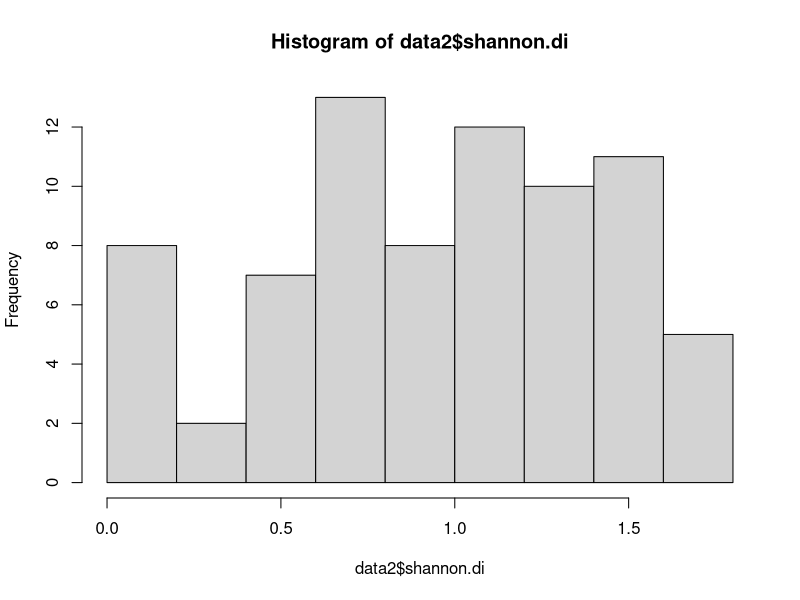
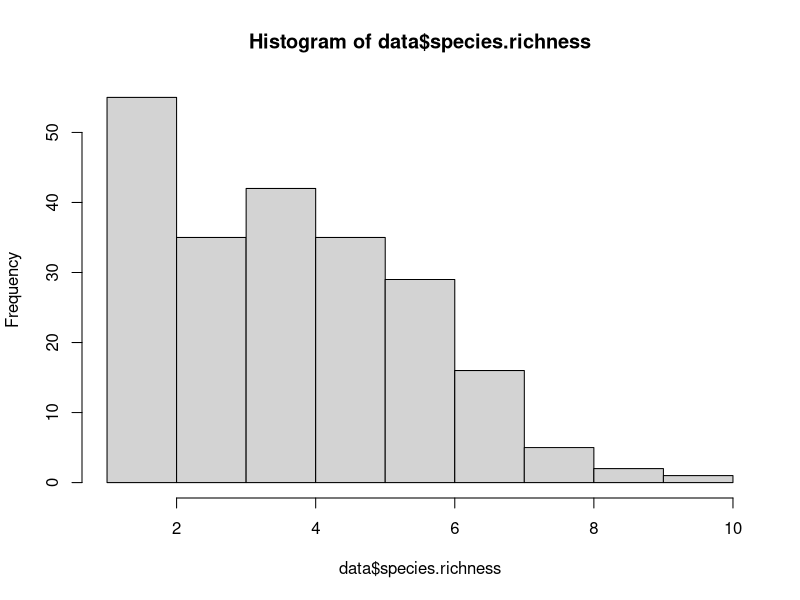
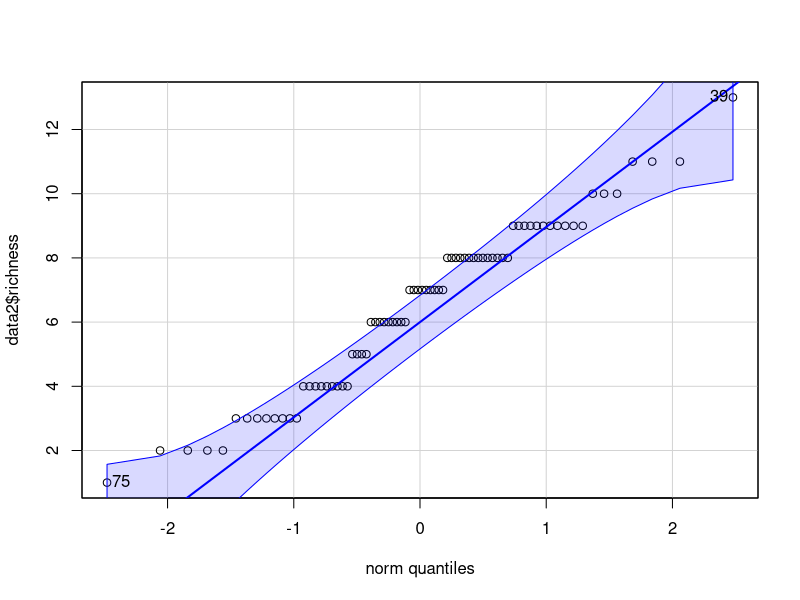
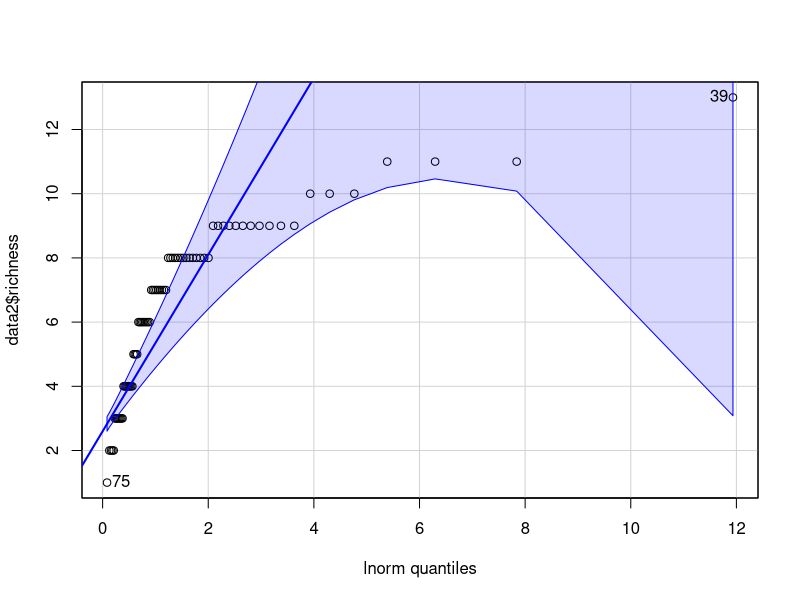

Recreate these plots in R, in order. (Note: this script raises an error after producing the figures.)
################################################################################
################# West Coast Env Health GLMM Analysis ##########################
#################      Step 3: Explore Data      ###############################
################################################################################


# packages
library(car)
library(MASS)
library(lme4)
library(readr)
library(here)
library(tidyverse)

# read data
data <- read_csv("data/spp_rich_fall20-sum21.csv")
data2 <- read_csv("vegan_sites.csv")
data3 <- read_csv("data/counts_cleaned.csv")
data3$Coyote
glimpse(data2)

hist(data2$shannon.di)
hist(data$species.richness)
data$species.richness

data2$shannondi <- data2$shannon.di+0.00001

data3$coyote <- data3$Coyote+0.00001
# look at distribution of data 

qqp(data2$richness, "norm")
qqp(data2$richness, "lnorm")


# qqp requires estimates of the parameters of the negative binomial, Poisson
# and gamma distributions. You can generate estimates using the fitdistr
# function. Save the output and extract the estimates of each parameter as I
# have shown below.

nbinom <- fitdistr(data3$coyote, "Negative Binomial")
qqp(data3$coyote, "nbinom", size = nbinom$estimate[[1]], mu = nbinom$estimate[[2]])

poisson <- fitdistr(data3$coyote, "Poisson")
qqp(data3$coyote, "pois",  lambda = poisson$estimate[[1]])

gamma <- fitdistr(data3$coyote, "gamma")
qqp(data3$coyote, "gamma", shape = gamma$estimate[[1]], rate = gamma$estimate[[2]])

# read data - avg
data <- read_csv("data/avg_spp_rich_fall20-sum21.csv")
glimpse(data)

# look at distribution of data 

qqp(data$avg_richness, "norm")
qqp(data$avg_richness, "lnorm")

# qqp requires estimates of the parameters of the negative binomial, Poisson
# and gamma distributions. You can generate estimates using the fitdistr
# function. Save the output and extract the estimates of each parameter as I
# have shown below.
nbinom <- fitdistr(data$avg_richness, "Negative Binomial")
qqp(data$avg_richness, "nbinom", size = nbinom$estimate[[1]], mu = nbinom$estimate[[2]])

poisson <- fitdistr(data$avg_richness, "Poisson")
qqp(data$avg_richness, "pois", lambda = poisson$estimate[[1]])

gamma <- fitdistr(data$avg_richness, "gamma")
qqp(data$avg_richness, "gamma", shape = gamma$estimate[[1]], rate = gamma$estimate[[2]])

?qqp

mod <-lmer(yield ~irrigation*density*fertilizer +(1|block/irrigation/density), data=crops)

# read data - div
data <- read_csv("data/diversity-fall20-sum21.csv")
glimpse(data)
data$shannon.di.t <- data$shannon.di + 1 
# look at distribution of data 

qqp(data$shannon.di.t, "norm")
qqp(data$shannon.di.t, "lnorm")


# qqp requires estimates of the parameters of the negative binomial, Poisson
# and gamma distributions. You can generate estimates using the fitdistr
# function. Save the output and extract the estimates of each parameter as I
# have shown below.
nbinom <- fitdistr(data$shannon.di.t, "Negative Binomial")
qqp(data$shannon.di.t, "nbinom", size = nbinom$estimate[[1]], mu = nbinom$estimate[[2]])

poisson <- fitdistr(data$shannon.di.t, "Poisson")
qqp(data$shannon.di.t, "pois", lambda = poisson$estimate[[1]])

gamma <- fitdistr(data$shannon.di.t, "gamma")
qqp(data$shannon.di.t, "gamma", shape = gamma$estimate[[1]], rate = gamma$estimate[[2]])

?qqp
